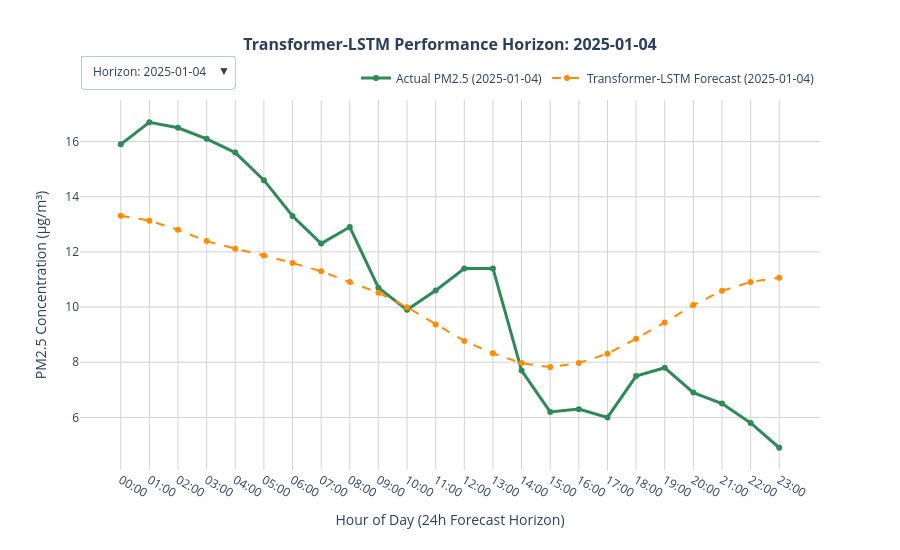

Write notebook code for a chart like this one.
### Code cell
import plotly.graph_objects as go

sample_indices = [0, 50, 100, 150, 200, 250, 300, 350, 400, 450, 500, 550, 600]
num_samples = len(sample_indices)

fig = go.Figure()
buttons = []

for idx, sample_idx in enumerate(sample_indices):
    # Pull directly from pre-computed, inverted arrays to avoid loop overhead
    true_actual = true_ground_truth_all[sample_idx]
    true_pred = true_predictions_all[sample_idx]
    
    start_timestamp_idx = INPUT_WINDOW + sample_idx
    window_timestamps = df.loc["2025-01-01 00:00:00":"2025-01-31 23:00:00"].index[
        start_timestamp_idx : start_timestamp_idx + OUTPUT_WINDOW
    ]
    time_labels = [str(t).split()[1][:5] for t in window_timestamps]
    date_str = str(window_timestamps[0]).split()[0]
    
    fig.add_trace(go.Scatter(
        x=time_labels, y=true_actual,
        mode='lines+markers',
        name=f'Actual PM2.5 ({date_str})',
        line=dict(color='seagreen', width=3),
        visible=(idx == 0)
    ))
    
    fig.add_trace(go.Scatter(
        x=time_labels, y=true_pred,
        mode='lines+markers',
        name=f'Transformer-LSTM Forecast ({date_str})',
        line=dict(color='darkorange', width=2, dash='dash'),
        visible=(idx == 0)
    ))
    
    visibility_mask = [False] * (num_samples * 2)
    visibility_mask[idx * 2] = True
    visibility_mask[idx * 2 + 1] = True
    
    buttons.append(dict(
        label=f"Horizon: {date_str}",
        method="update",
        args=[
            {"visible": visibility_mask},
            {"title": f"<b>Transformer-LSTM Performance Horizon: {date_str}</b>"} 
        ]
    ))

initial_date_str = str(df.loc["2025-01-01 00:00:00":"2025-01-31 23:00:00"].index[INPUT_WINDOW]).split()[0]

fig.update_layout(
    title=dict(
        text=f'<b>Transformer-LSTM Performance Horizon: {initial_date_str}</b>',
        x=0.5,
        font=dict(size=16)
    ),
    updatemenus=[
        dict(
            buttons=buttons,
            direction="down",
            pad={"r": 10, "t": 10},
            showactive=True,
            x=0.0,
            xanchor="left",
            y=1.15,
            yanchor="top"
        )
    ],
    xaxis=dict(title='Hour of Day (24h Forecast Horizon)', showgrid=True, gridcolor='lightgray'),
    yaxis=dict(title='PM2.5 Concentration (μg/m³)', showgrid=True, gridcolor='lightgray'),
    template='plotly_white',
    hovermode='x unified',
    height=550,
    width=900,
    legend=dict(
        orientation="h",
        yanchor="bottom",
        y=1.02,
        xanchor="right",
        x=1
    )
)

fig.show()

### Figure 1 — Plotly figure (JSON) as saved in the notebook; plotly's stock layout.template omitted (floating-point values rounded to 4 significant figures)
{"data": [{"line": {"color": "seagreen", "width": 3}, "mode": "lines+markers", "name": "Actual PM2.5 (2025-01-04)", "type": "scatter", "visible": true, "x": ["00:00", "01:00", "02:00", "03:00", "04:00", "05:00", "06:00", "07:00", "08:00", "09:00", "10:00", "11:00", "12:00", "13:00", "14:00", "15:00", "16:00", "17:00", "18:00", "19:00", "20:00", "21:00", "22:00", "23:00"], "y": [15.9, 16.7, 16.5, 16.1, 15.6, 14.6, 13.3, 12.3, 12.9, 10.7, 9.9, 10.6, 11.4, 11.4, 7.7, 6.2, 6.3, 6.0, 7.5, 7.8, 6.9, 6.5, 5.8, 4.9]}, {"line": {"color": "darkorange", "dash": "dash", "width": 2}, "mode": "lines+markers", "name": "Transformer-LSTM Forecast (2025-01-04)", "type": "scatter", "visible": true, "x": ["00:00", "01:00", "02:00", "03:00", "04:00", "05:00", "06:00", "07:00", "08:00", "09:00", "10:00", "11:00", "12:00", "13:00", "14:00", "15:00", "16:00", "17:00", "18:00", "19:00", "20:00", "21:00", "22:00", "23:00"], "y": [13.31, 13.13, 12.8, 12.39, 12.11, 11.87, 11.6, 11.3, 10.91, 10.52, 9.996, 9.37, 8.772, 8.322, 7.97, 7.824, 7.97, 8.311, 8.85, 9.443, 10.07, 10.59, 10.91, 11.06]}, {"line": {"color": "seagreen", "width": 3}, "mode": "lines+markers", "name": "Actual PM2.5 (2025-01-06)", "type": "scatter", "visible": false, "x": ["02:00", "03:00", "04:00", "05:00", "06:00", "07:00", "08:00", "09:00", "10:00", "11:00", "12:00", "13:00", "14:00", "15:00", "16:00", "17:00", "18:00", "19:00", "20:00", "21:00", "22:00", "23:00", "00:00", "01:00"], "y": [3.1, 2.8, 1.7, 1.2, 1.1, 1.1, 1.1, 1.3, 1.6, 1.8, 1.8, 2.3, 2.3, 2.1, 2.1, 2.2, 2.9, 3.4, 3.5, 3.3, 3.0, 2.7, 2.4, 2.3]}, {"line": {"color": "darkorange", "dash": "dash", "width": 2}, "mode": "lines+markers", "name": "Transformer-LSTM Forecast (2025-01-06)", "type": "scatter", "visible": false, "x": ["02:00", "03:00", "04:00", "05:00", "06:00", "07:00", "08:00", "09:00", "10:00", "11:00", "12:00", "13:00", "14:00", "15:00", "16:00", "17:00", "18:00", "19:00", "20:00", "21:00", "22:00", "23:00", "00:00", "01:00"], "y": [3.25, 3.375, 3.544, 3.759, 3.936, 4.095, 4.168, 4.171, 4.171, 4.162, 4.168, 4.152, 4.229, 4.387, 4.571, 4.801, 5.039, 5.236, 5.389, 5.473, 5.534, 5.533, 5.536, 5.536]}, {"line": {"color": "seagreen", "width": 3}, "mode": "lines+markers", "name": "Actual PM2.5 (2025-01-08)", "type": "scatter", "visible": false, "x": ["04:00", "05:00", "06:00", "07:00", "08:00", "09:00", "10:00", "11:00", "12:00", "13:00", "14:00", "15:00", "16:00", "17:00", "18:00", "19:00", "20:00", "21:00", "22:00", "23:00", "00:00", "01:00", "02:00", "03:00"], "y": [6.0, 6.3, 6.2, 6.9, 8.5, 10.0, 9.9, 9.3, 7.7, 6.8, 6.8, 7.1, 8.1, 9.5, 11.0, 12.6, 13.3, 12.9, 13.6, 13.8, 13.5, 12.8, 14.0, 14.5]}, {"line": {"color": "darkorange", "dash": "dash", "width": 2}, "mode": "lines+markers", "name": "Transformer-LSTM Forecast (2025-01-08)", "type": "scatter", "visible": false, "x": ["04:00", "05:00", "06:00", "07:00", "08:00", "09:00", "10:00", "11:00", "12:00", "13:00", "14:00", "15:00", "16:00", "17:00", "18:00", "19:00", "20:00", "21:00", "22:00", "23:00", "00:00", "01:00", "02:00", "03:00"], "y": [5.449, 5.5, 5.534, 5.564, 5.523, 5.431, 5.236, 4.985, 4.761, 4.612, 4.554, 4.563, 4.744, 5.048, 5.386, 5.732, 6.055, 6.28, 6.409, 6.42, 6.393, 6.305, 6.244, 6.21]}, {"line": {"color": "seagreen", "width": 3}, "mode": "lines+markers", "name": "Actual PM2.5 (2025-01-10)", "type": "scatter", "visible": false, "x": ["06:00", "07:00", "08:00", "09:00", "10:00", "11:00", "12:00", "13:00", "14:00", "15:00", "16:00", "17:00", "18:00", "19:00", "20:00", "21:00", "22:00", "23:00", "00:00", "01:00", "02:00", "03:00", "04:00", "05:00"], "y": [12.1, 11.3, 10.4, 10.9, 11.2, 11.1, 11.3, 12.0, 12.3, 12.0, 11.5, 12.3, 14.2, 15.3, 19.2, 21.7, 22.1, 23.7, 22.8, 21.3, 21.5, 19.8, 18.8, 18.3]}, {"line": {"color": "darkorange", "dash": "dash", "width": 2}, "mode": "lines+markers", "name": "Transformer-LSTM Forecast (2025-01-10)", "type": "scatter", "visible": false, "x": ["06:00", "07:00", "08:00", "09:00", "10:00", "11:00", "12:00", "13:00", "14:00", "15:00", "16:00", "17:00", "18:00", "19:00", "20:00", "21:00", "22:00", "23:00", "00:00", "01:00", "02:00", "03:00", "04:00", "05:00"], "y": [11.81, 11.74, 11.58, 11.27, 10.82, 10.24, 9.574, 9.052, 8.638, 8.541, 8.66, 9.021, 9.608, 10.38, 11.11, 11.67, 12.18, 12.39, 12.48, 12.37, 12.24, 12.11, 12.01, 11.93]}, {"line": {"color": "seagreen", "width": 3}, "mode": "lines+markers", "name": "Actual PM2.5 (2025-01-12)", "type": "scatter", "visible": false, "x": ["08:00", "09:00", "10:00", "11:00", "12:00", "13:00", "14:00", "15:00", "16:00", "17:00", "18:00", "19:00", "20:00", "21:00", "22:00", "23:00", "00:00", "01:00", "02:00", "03:00", "04:00", "05:00", "06:00", "07:00"], "y": [16.1, 15.0, 13.3, 10.2, 9.1, 8.7, 7.6, 6.8, 6.9, 7.3, 7.8, 7.9, 8.3, 8.5, 8.1, 7.3, 6.7, 5.9, 6.0, 5.8, 5.8, 6.1, 6.3, 6.0]}, {"line": {"color": "darkorange", "dash": "dash", "width": 2}, "mode": "lines+markers", "name": "Transformer-LSTM Forecast (2025-01-12)", "type": "scatter", "visible": false, "x": ["08:00", "09:00", "10:00", "11:00", "12:00", "13:00", "14:00", "15:00", "16:00", "17:00", "18:00", "19:00", "20:00", "21:00", "22:00", "23:00", "00:00", "01:00", "02:00", "03:00", "04:00", "05:00", "06:00", "07:00"], "y": [16.0, 15.62, 15.1, 14.41, 13.77, 13.15, 12.69, 12.61, 12.67, 13.12, 13.7, 14.4, 15.06, 15.7, 16.08, 16.15, 16.14, 15.87, 15.68, 15.46, 15.37, 15.36, 15.34, 15.26]}, {"line": {"color": "seagreen", "width": 3}, "mode": "lines+markers", "name": "Actual PM2.5 (2025-01-14)", "type": "scatter", "visible": false, "x": ["10:00", "11:00", "12:00", "13:00", "14:00", "15:00", "16:00", "17:00", "18:00", "19:00", "20:00", "21:00", "22:00", "23:00", "00:00", "01:00", "02:00", "03:00", "04:00", "05:00", "06:00", "07:00", "08:00", "09:00"], "y": [9.8, 9.3, 8.2, 7.6, 7.3, 6.9, 7.6, 8.8, 9.9, 11.1, 12.1, 12.4, 12.0, 11.2, 10.3, 9.4, 9.3, 7.5, 7.2, 7.0, 6.9, 7.3, 7.9, 8.2]}, {"line": {"color": "darkorange", "dash": "dash", "width": 2}, "mode": "lines+markers", "name": "Transformer-LSTM Forecast (2025-01-14)", "type": "scatter", "visible": false, "x": ["10:00", "11:00", "12:00", "13:00", "14:00", "15:00", "16:00", "17:00", "18:00", "19:00", "20:00", "21:00", "22:00", "23:00", "00:00", "01:00", "02:00", "03:00", "04:00", "05:00", "06:00", "07:00", "08:00", "09:00"], "y": [9.558, 9.193, 8.93, 8.747, 8.751, 8.893, 9.18, 9.686, 10.2, 10.79, 11.29, 11.66, 11.9, 12.07, 12.05, 11.93, 11.83, 11.65, 11.58, 11.49, 11.43, 11.33, 11.12, 10.8]}, {"line": {"color": "seagreen", "width": 3}, "mode": "lines+markers", "name": "Actual PM2.5 (2025-01-16)", "type": "scatter", "visible": false, "x": ["12:00", "13:00", "14:00", "15:00", "16:00", "17:00", "18:00", "19:00", "20:00", "21:00", "22:00", "23:00", "00:00", "01:00", "02:00", "03:00", "04:00", "05:00", "06:00", "07:00", "08:00", "09:00", "10:00", "11:00"], "y": [16.4, 16.4, 15.0, 12.7, 11.9, 12.4, 13.7, 15.9, 16.8, 15.5, 13.8, 17.2, 14.2, 12.7, 11.1, 10.9, 10.1, 10.4, 10.2, 11.0, 11.5, 11.4, 10.8, 10.0]}, {"line": {"color": "darkorange", "dash": "dash", "width": 2}, "mode": "lines+markers", "name": "Transformer-LSTM Forecast (2025-01-16)", "type": "scatter", "visible": false, "x": ["12:00", "13:00", "14:00", "15:00", "16:00", "17:00", "18:00", "19:00", "20:00", "21:00", "22:00", "23:00", "00:00", "01:00", "02:00", "03:00", "04:00", "05:00", "06:00", "07:00", "08:00", "09:00", "10:00", "11:00"], "y": [15.54, 14.77, 14.34, 14.15, 14.47, 14.98, 15.7, 16.64, 17.36, 17.99, 18.31, 18.38, 18.14, 17.89, 17.52, 17.16, 17.03, 16.83, 16.76, 16.59, 16.32, 15.89, 15.21, 14.41]}, {"line": {"color": "seagreen", "width": 3}, "mode": "lines+markers", "name": "Actual PM2.5 (2025-01-18)", "type": "scatter", "visible": false, "x": ["14:00", "15:00", "16:00", "17:00", "18:00", "19:00", "20:00", "21:00", "22:00", "23:00", "00:00", "01:00", "02:00", "03:00", "04:00", "05:00", "06:00", "07:00", "08:00", "09:00", "10:00", "11:00", "12:00", "13:00"], "y": [11.7, 10.9, 11.2, 16.0, 17.8, 19.7, 21.6, 23.1, 22.6, 22.1, 20.6, 22.2, 22.7, 22.8, 23.9, 22.3, 18.9, 15.7, 15.4, 15.5, 15.4, 15.6, 16.8, 14.8]}, {"line": {"color": "darkorange", "dash": "dash", "width": 2}, "mode": "lines+markers", "name": "Transformer-LSTM Forecast (2025-01-18)", "type": "scatter", "visible": false, "x": ["14:00", "15:00", "16:00", "17:00", "18:00", "19:00", "20:00", "21:00", "22:00", "23:00", "00:00", "01:00", "02:00", "03:00", "04:00", "05:00", "06:00", "07:00", "08:00", "09:00", "10:00", "11:00", "12:00", "13:00"], "y": [12.94, 12.77, 13.1, 13.68, 14.56, 15.41, 16.2, 16.96, 17.3, 17.46, 17.3, 17.01, 16.59, 16.35, 16.08, 15.85, 15.81, 15.61, 15.38, 14.98, 14.46, 13.86, 13.17, 12.54]}, {"line": {"color": "seagreen", "width": 3}, "mode": "lines+markers", "name": "Actual PM2.5 (2025-01-20)", "type": "scatter", "visible": false, "x": ["16:00", "17:00", "18:00", "19:00", "20:00", "21:00", "22:00", "23:00", "00:00", "01:00", "02:00", "03:00", "04:00", "05:00", "06:00", "07:00", "08:00", "09:00", "10:00", "11:00", "12:00", "13:00", "14:00", "15:00"], "y": [9.0, 9.8, 10.7, 12.4, 13.2, 14.8, 16.0, 16.4, 15.7, 16.4, 16.4, 15.8, 15.5, 16.1, 15.5, 16.0, 17.3, 19.0, 19.4, 20.7, 21.4, 20.6, 18.8, 17.4]}, {"line": {"color": "darkorange", "dash": "dash", "width": 2}, "mode": "lines+markers", "name": "Transformer-LSTM Forecast (2025-01-20)", "type": "scatter", "visible": false, "x": ["16:00", "17:00", "18:00", "19:00", "20:00", "21:00", "22:00", "23:00", "00:00", "01:00", "02:00", "03:00", "04:00", "05:00", "06:00", "07:00", "08:00", "09:00", "10:00", "11:00", "12:00", "13:00", "14:00", "15:00"], "y": [9.431, 9.739, 10.36, 11.08, 11.88, 12.56, 13.08, 13.46, 13.52, 13.49, 13.31, 13.11, 12.91, 12.86, 12.76, 12.62, 12.5, 12.21, 11.85, 11.38, 10.91, 10.47, 10.08, 9.851]}, {"line": {"color": "seagreen", "width": 3}, "mode": "lines+markers", "name": "Actual PM2.5 (2025-01-22)", "type": "scatter", "visible": false, "x": ["18:00", "19:00", "20:00", "21:00", "22:00", "23:00", "00:00", "01:00", "02:00", "03:00", "04:00", "05:00", "06:00", "07:00", "08:00", "09:00", "10:00", "11:00", "12:00", "13:00", "14:00", "15:00", "16:00", "17:00"], "y": [17.8, 22.2, 25.9, 24.6, 23.5, 21.9, 20.0, 18.9, 15.5, 11.7, 11.2, 6.2, 3.9, 3.5, 3.2, 2.5, 2.3, 1.9, 1.7, 1.7, 2.6, 3.1, 3.3, 3.4]}, {"line": {"color": "darkorange", "dash": "dash", "width": 2}, "mode": "lines+markers", "name": "Transformer-LSTM Forecast (2025-01-22)", "type": "scatter", "visible": false, "x": ["18:00", "19:00", "20:00", "21:00", "22:00", "23:00", "00:00", "01:00", "02:00", "03:00", "04:00", "05:00", "06:00", "07:00", "08:00", "09:00", "10:00", "11:00", "12:00", "13:00", "14:00", "15:00", "16:00", "17:00"], "y": [14.92, 15.89, 16.88, 17.63, 18.21, 18.42, 18.33, 18.14, 17.69, 17.37, 17.0, 16.78, 16.5, 16.31, 15.88, 15.22, 14.52, 13.64, 12.82, 12.13, 11.72, 11.63, 11.75, 12.21]}, {"line": {"color": "seagreen", "width": 3}, "mode": "lines+markers", "name": "Actual PM2.5 (2025-01-24)", "type": "scatter", "visible": false, "x": ["20:00", "21:00", "22:00", "23:00", "00:00", "01:00", "02:00", "03:00", "04:00", "05:00", "06:00", "07:00", "08:00", "09:00", "10:00", "11:00", "12:00", "13:00", "14:00", "15:00", "16:00", "17:00", "18:00", "19:00"], "y": [4.1, 4.9, 5.0, 5.2, 4.6, 3.1, 3.2, 3.7, 5.2, 4.6, 4.7, 4.9, 5.1, 5.3, 5.0, 4.5, 4.3, 3.7, 3.2, 3.7, 4.1, 5.0, 6.9, 7.6]}, {"line": {"color": "darkorange", "dash": "dash", "width": 2}, "mode": "lines+markers", "name": "Transformer-LSTM Forecast (2025-01-24)", "type": "scatter", "visible": false, "x": ["20:00", "21:00", "22:00", "23:00", "00:00", "01:00", "02:00", "03:00", "04:00", "05:00", "06:00", "07:00", "08:00", "09:00", "10:00", "11:00", "12:00", "13:00", "14:00", "15:00", "16:00", "17:00", "18:00", "19:00"], "y": [3.746, 4.043, 4.291, 4.489, 4.59, 4.657, 4.63, 4.567, 4.52, 4.529, 4.583, 4.627, 4.726, 4.836, 4.888, 4.907, 4.877, 4.817, 4.784, 4.781, 4.883, 5.042, 5.294, 5.58]}, {"line": {"color": "seagreen", "width": 3}, "mode": "lines+markers", "name": "Actual PM2.5 (2025-01-26)", "type": "scatter", "visible": false, "x": ["22:00", "23:00", "00:00", "01:00", "02:00", "03:00", "04:00", "05:00", "06:00", "07:00", "08:00", "09:00", "10:00", "11:00", "12:00", "13:00", "14:00", "15:00", "16:00", "17:00", "18:00", "19:00", "20:00", "21:00"], "y": [3.0, 2.4, 1.7, 1.7, 2.8, 2.9, 2.7, 3.2, 2.9, 3.2, 2.8, 3.0, 2.9, 2.7, 2.6, 2.6, 2.7, 2.6, 2.7, 2.9, 3.3, 3.3, 3.6, 3.8]}, {"line": {"color": "darkorange", "dash": "dash", "width": 2}, "mode": "lines+markers", "name": "Transformer-LSTM Forecast (2025-01-26)", "type": "scatter", "visible": false, "x": ["22:00", "23:00", "00:00", "01:00", "02:00", "03:00", "04:00", "05:00", "06:00", "07:00", "08:00", "09:00", "10:00", "11:00", "12:00", "13:00", "14:00", "15:00", "16:00", "17:00", "18:00", "19:00", "20:00", "21:00"], "y": [3.354, 3.469, 3.539, 3.611, 3.67, 3.766, 3.824, 3.864, 3.943, 4.03, 4.105, 4.086, 4.086, 4.082, 4.053, 4.064, 4.095, 4.166, 4.284, 4.445, 4.684, 4.907, 5.14, 5.344]}, {"line": {"color": "seagreen", "width": 3}, "mode": "lines+markers", "name": "Actual PM2.5 (2025-01-29)", "type": "scatter", "visible": false, "x": ["00:00", "01:00", "02:00", "03:00", "04:00", "05:00", "06:00", "07:00", "08:00", "09:00", "10:00", "11:00", "12:00", "13:00", "14:00", "15:00", "16:00", "17:00", "18:00", "19:00", "20:00", "21:00", "22:00", "23:00"], "y": [3.9, 3.9, 4.0, 4.0, 4.0, 3.9, 4.1, 4.5, 5.2, 5.8, 6.1, 5.6, 4.3, 3.8, 5.4, 5.8, 4.7, 4.3, 5.0, 5.6, 5.7, 5.9, 5.9, 5.7]}, {"line": {"color": "darkorange", "dash": "dash", "width": 2}, "mode": "lines+markers", "name": "Transformer-LSTM Forecast (2025-01-29)", "type": "scatter", "visible": false, "x": ["00:00", "01:00", "02:00", "03:00", "04:00", "05:00", "06:00", "07:00", "08:00", "09:00", "10:00", "11:00", "12:00", "13:00", "14:00", "15:00", "16:00", "17:00", "18:00", "19:00", "20:00", "21:00", "22:00", "23:00"], "y": [3.676, 3.73, 3.779, 3.86, 3.941, 4.05, 4.109, 4.125, 4.158, 4.178, 4.185, 4.116, 4.1, 4.124, 4.157, 4.254, 4.384, 4.543, 4.719, 4.894, 5.1, 5.254, 5.397, 5.508]}], "layout": {"height": 550, "hovermode": "x unified", "legend": {"orientation": "h", "x": 1, "xanchor": "right", "y": 1.02, "yanchor": "bottom"}, "title": {"font": {"size": 16}, "text": "<b>Transformer-LSTM Performance Horizon: 2025-01-04</b>", "x": 0.5}, "updatemenus": [{"buttons": [{"args": [{"visible": [true, true, false, false, false, false, false, false, false, false, false, false, false, false, false, false, false, false, false, false, false, false, false, false, false, false]}, {"title": "<b>Transformer-LSTM Performance Horizon: 2025-01-04</b>"}], "label": "Horizon: 2025-01-04", "method": "update"}, {"args": [{"visible": [false, false, true, true, false, false, false, false, false, false, false, false, false, false, false, false, false, false, false, false, false, false, false, false, false, false]}, {"title": "<b>Transformer-LSTM Performance Horizon: 2025-01-06</b>"}], "label": "Horizon: 2025-01-06", "method": "update"}, {"args": [{"visible": [false, false, false, false, true, true, false, false, false, false, false, false, false, false, false, false, false, false, false, false, false, false, false, false, false, false]}, {"title": "<b>Transformer-LSTM Performance Horizon: 2025-01-08</b>"}], "label": "Horizon: 2025-01-08", "method": "update"}, {"args": [{"visible": [false, false, false, false, false, false, true, true, false, false, false, false, false, false, false, false, false, false, false, false, false, false, false, false, false, false]}, {"title": "<b>Transformer-LSTM Performance Horizon: 2025-01-10</b>"}], "label": "Horizon: 2025-01-10", "method": "update"}, {"args": [{"visible": [false, false, false, false, false, false, false, false, true, true, false, false, false, false, false, false, false, false, false, false, false, false, false, false, false, false]}, {"title": "<b>Transformer-LSTM Performance Horizon: 2025-01-12</b>"}], "label": "Horizon: 2025-01-12", "method": "update"}, {"args": [{"visible": [false, false, false, false, false, false, false, false, false, false, true, true, false, false, false, false, false, false, false, false, false, false, false, false, false, false]}, {"title": "<b>Transformer-LSTM Performance Horizon: 2025-01-14</b>"}], "label": "Horizon: 2025-01-14", "method": "update"}, {"args": [{"visible": [false, false, false, false, false, false, false, false, false, false, false, false, true, true, false, false, false, false, false, false, false, false, false, false, false, false]}, {"title": "<b>Transformer-LSTM Performance Horizon: 2025-01-16</b>"}], "label": "Horizon: 2025-01-16", "method": "update"}, {"args": [{"visible": [false, false, false, false, false, false, false, false, false, false, false, false, false, false, true, true, false, false, false, false, false, false, false, false, false, false]}, {"title": "<b>Transformer-LSTM Performance Horizon: 2025-01-18</b>"}], "label": "Horizon: 2025-01-18", "method": "update"}, {"args": [{"visible": [false, false, false, false, false, false, false, false, false, false, false, false, false, false, false, false, true, true, false, false, false, false, false, false, false, false]}, {"title": "<b>Transformer-LSTM Performance Horizon: 2025-01-20</b>"}], "label": "Horizon: 2025-01-20", "method": "update"}, {"args": [{"visible": [false, false, false, false, false, false, false, false, false, false, false, false, false, false, false, false, false, false, true, true, false, false, false, false, false, false]}, {"title": "<b>Transformer-LSTM Performance Horizon: 2025-01-22</b>"}], "label": "Horizon: 2025-01-22", "method": "update"}, {"args": [{"visible": [false, false, false, false, false, false, false, false, false, false, false, false, false, false, false, false, false, false, false, false, true, true, false, false, false, false]}, {"title": "<b>Transformer-LSTM Performance Horizon: 2025-01-24</b>"}], "label": "Horizon: 2025-01-24", "method": "update"}, {"args": [{"visible": [false, false, false, false, false, false, false, false, false, false, false, false, false, false, false, false, false, false, false, false, false, false, true, true, false, false]}, {"title": "<b>Transformer-LSTM Performance Horizon: 2025-01-26</b>"}], "label": "Horizon: 2025-01-26", "method": "update"}, {"args": [{"visible": [false, false, false, false, false, false, false, false, false, false, false, false, false, false, false, false, false, false, false, false, false, false, false, false, true, true]}, {"title": "<b>Transformer-LSTM Performance Horizon: 2025-01-29</b>"}], "label": "Horizon: 2025-01-29", "method": "update"}], "direction": "down", "pad": {"r": 10, "t": 10}, "showactive": true, "x": 0, "xanchor": "left", "y": 1.15, "yanchor": "top"}], "width": 900, "xaxis": {"gridcolor": "lightgray", "showgrid": true, "title": {"text": "Hour of Day (24h Forecast Horizon)"}}, "yaxis": {"gridcolor": "lightgray", "showgrid": true, "title": {"text": "PM2.5 Concentration (μg/m³)"}}}}
